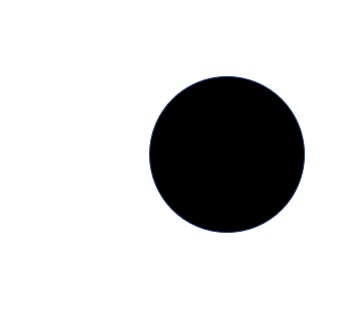
//> input picture input/a.jpg, 356 x 311 px
$ ./main   (built with g++ and OpenCV 4)
//> lines starting //> are read from the running program, lines starting //| are printed output that depends on the picture; after the words box and inside, x2 and y2 are one past the last pixel; in counts of white or black regions, pixels touching at a corner belong together
#include <opencv2/opencv.hpp>
#include <iostream>


using namespace cv;
using namespace std;

typedef struct {
	int row;
	int col;
} Dot;

typedef struct {
	Dot upside;
	Dot leftside;
} SideDetect;

Mat grayscaling(Mat input, int height, int width) {
	Mat img_grayscale(height, width, CV_8UC1);

	//grayscaling
	for (int y = 0; y < height; y++) {

		uchar* pointer_input = input.ptr<uchar>(y);
		uchar* pointer_ouput = img_grayscale.ptr<uchar>(y);
		for (int x = 0; x < width; x++) {

			// 컬러영상의 경우 픽셀값 읽어오기
			uchar b = pointer_input[x * 3 + 0];
			uchar g = pointer_input[x * 3 + 1];
			uchar r = pointer_input[x * 3 + 2];

			//그레이스케일의 경우 픽셀값 저장하기
			pointer_ouput[x] = (r + g + b) / 3.0;
		}
	}
	return img_grayscale;
}

Mat binarycaling(Mat input, int height, int width) {
	Mat img_binaryscale(height, width, CV_8UC1);
	int threshold = 128;
	int intensity;

	for (int y = 0; y < height; y++) {
		for (int x = 0; x < width; x++) {
			intensity = input.at<uchar>(y, x);

			if (intensity > threshold) {
				img_binaryscale.at<uchar>(y, x) = uchar(255);
			}
			else {
				img_binaryscale.at<uchar>(y, x) = uchar(0);
			}
		}
	}

	return img_binaryscale;
}

SideDetect findsidepoints(Mat img_binaryscale, int height, int width) {

	SideDetect tempSidePoints;
		//upsideXY
	bool upsideDetect = false;
	int upsideX = 0;
	int upsideY = 0;
	int i, j;
	int intensity;

	for (i = 0; i < height; i++) {
		for (j = 0; j < width; j++) {
			intensity = img_binaryscale.at<uchar>(i, j);
			if (intensity == 0) {
				upsideY = i;
				upsideX = j;
				upsideDetect = true;
			//	printf("intensity(%d, %d) is %d\n", upsideX, upsideY, intensity);
			}
			if (upsideDetect) {
				break;
			}
		}
		if (upsideDetect) {
			break;
		}

	}

	//leftsideXY
	bool leftsideDetect = false;
	int leftsideX = 0;
	int leftsideY = 0;
	int k, l;

	for (k = 0; k < width; k++) {
		for (l = 0; l < height; l++) {
			intensity = img_binaryscale.at<uchar>(l, k);
			if (intensity == 0) {
				leftsideY = l;
				leftsideX = k;
				leftsideDetect = true;
			//	printf("intensity(%d, %d) is %d\n", leftsideX, leftsideY, intensity);
			}
			if (leftsideDetect) {
				break;
			}
		}
		if (leftsideDetect) {
			break;
		}

	}
	tempSidePoints.upside.row = upsideY;
	tempSidePoints.upside.col = upsideX;
	tempSidePoints.leftside.row = leftsideY;
	tempSidePoints.leftside.col = leftsideX;

	return tempSidePoints;
}

void distinguish (Mat img_binaryscale, int height, SideDetect sidepoints) {
	SideDetect mid;
	Dot real_mid;

	mid.upside.col = (sidepoints.upside.col + sidepoints.leftside.col) / 2;
	//printf("up : %d \n", sidepoints.upside.col);
	//printf("left : %d \n", sidepoints.leftside.col);
	//printf("mid : %d \n", mid.upside.col);
	mid.upside.row = (sidepoints.upside.row + sidepoints.leftside.row) / 2;

	int testY = 0;
	bool shapeDetect = false;
	for (testY; testY < height; testY++) {
		int intensity = img_binaryscale.at<uchar>(testY, mid.upside.col);
		if (intensity == 0) {
			shapeDetect = true;
		//	printf("testY is %d\n", testY);
		//	printf("%d\n", mid.upside.row);
		}
		if (shapeDetect) break;
	}

	if (abs(testY - mid.upside.row) < 4) {
		printf("Triangle \n");
	}
	else {
		printf("Circle \n");
	}
}

int main()
{

	String srcImageName_a = "C:\\input\\a.jpg";
	String srcImageName_b = "C:\\input\\b.jpg";
	String srcImageName_c = "C:\\input\\c.jpg";
	String srcImageName_d = "C:\\input\\d.jpg";

	Mat img_color_a = imread(srcImageName_a, IMREAD_COLOR);
//> img_color_a is the input picture: 311 rows x 356 cols, CV_8UC3; mean B, G, R 211.3, 211.1, 211
	int height_a = img_color_a.rows;
//> height_a = 311
	int width_a = img_color_a.cols;
//> width_a = 356
	Mat img_color_b = imread(srcImageName_b, IMREAD_COLOR);
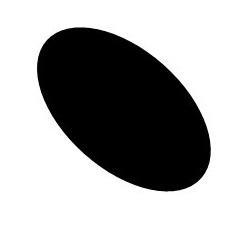
//> input picture input/b.jpg, 237 x 227 px
//> img_color_b is the input picture: 227 rows x 237 cols, CV_8UC3; min 0, max 255, mean 163.2
	int height_b = img_color_b.rows;
//> height_b = 227
	int width_b = img_color_b.cols;
//> width_b = 237
	Mat img_color_c = imread(srcImageName_c, IMREAD_COLOR);
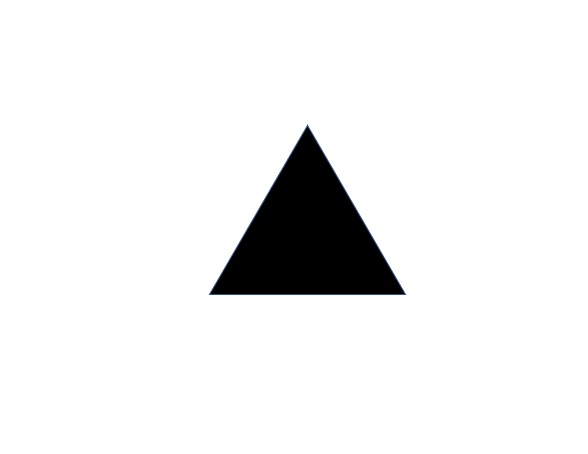
//> input picture input/c.jpg, 588 x 454 px
//> img_color_c is the input picture: 454 rows x 588 cols, CV_8UC3; mean B, G, R 239.2, 239.1, 239
	int height_c = img_color_c.rows;
//> height_c = 454
	int width_c = img_color_c.cols;
//> width_c = 588
	Mat img_color_d = imread(srcImageName_d, IMREAD_COLOR);
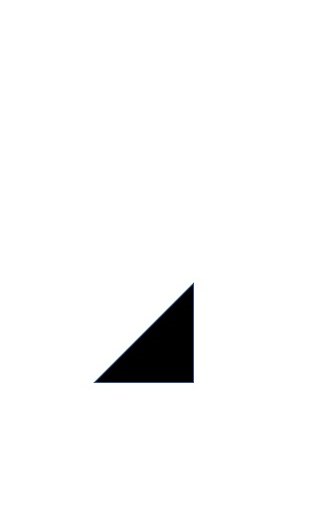
//> input picture input/d.jpg, 333 x 518 px
//> img_color_d is the input picture: 518 rows x 333 cols, CV_8UC3; mean B, G, R 247.7, 247.7, 247.6
	int height_d = img_color_d.rows;
//> height_d = 518
	int width_d = img_color_d.cols;
//> width_d = 333

	printf("Enter image :\n");
	cout << srcImageName_a << endl;
	cout << srcImageName_b << endl;
	cout << srcImageName_c << endl;
	cout << srcImageName_d << endl;
	printf("\n");

	Mat img_grayscale_a = grayscaling(img_color_a, height_a, width_a);
	Mat img_grayscale_b = grayscaling(img_color_b, height_b, width_b);
	Mat img_grayscale_c = grayscaling(img_color_c, height_c, width_c);
	Mat img_grayscale_d = grayscaling(img_color_d, height_d, width_d);

	Mat img_binaryscale_a = binarycaling(img_grayscale_a, height_a, width_a);
//> after the loop in binarycaling, `for (int y = 0; y < height; y++)`:
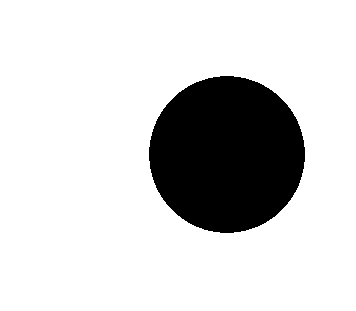
//> img_binaryscale: 311 rows x 356 cols, CV_8UC1; 82.7% white; 1 black region, box (x1, y1, x2, y2) and area: (149, 76, 305, 233) 19142
//> after the loop in binarycaling, `for (int y = 0; y < height; y++)`: intensity = 255
	Mat img_binaryscale_b = binarycaling(img_grayscale_b, height_b, width_b);
//> call 2 of binarycaling, with height = 227, width = 237
//> after the loop in binarycaling (call 2), `for (int y = 0; y < height; y++)`:
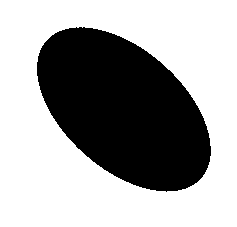
//> img_binaryscale: 227 rows x 237 cols, CV_8UC1; 64% white; 1 black region, box (x1, y1, x2, y2) and area: (37, 27, 211, 192) 19373
	Mat img_binaryscale_c = binarycaling(img_grayscale_c, height_c, width_c);
//> call 3 of binarycaling, with height = 454, width = 588
//> after the loop in binarycaling (call 3), `for (int y = 0; y < height; y++)`:
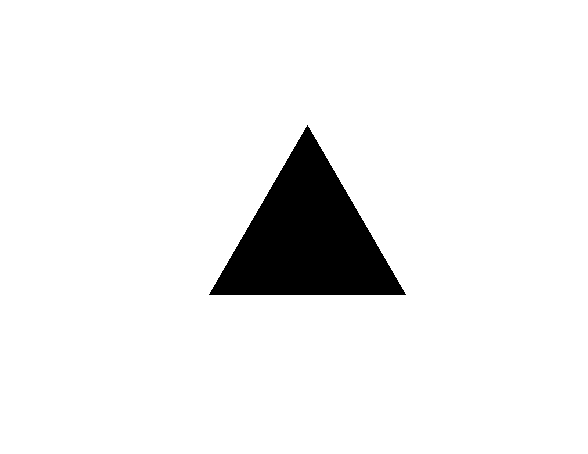
//> img_binaryscale: 454 rows x 588 cols, CV_8UC1; 93.7% white; 1 black region, box (x1, y1, x2, y2) and area: (209, 125, 406, 295) 16782
	Mat img_binaryscale_d = binarycaling(img_grayscale_d, height_d, width_d);
//> call 4 of binarycaling, with height = 518, width = 333
//> after the loop in binarycaling (call 4), `for (int y = 0; y < height; y++)`:
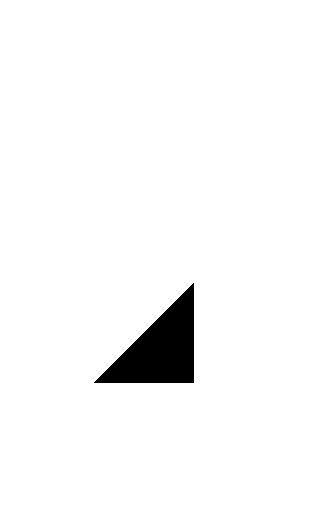
//> img_binaryscale: 518 rows x 333 cols, CV_8UC1; 97.1% white; 1 black region, box (x1, y1, x2, y2) and area: (94, 283, 194, 383) 5050

	//printf("IMP is done\n");
	//printf("height is %d \n", height_a);
	//printf("width is %d \n", width_a);

	SideDetect sideDetect_a = findsidepoints(img_binaryscale_a,height_a,width_a);
//> after the loop in findsidepoints, `for (i = 0; i < height; i++)`: intensity = 0; upsideY = 76; upsideX = 220; upsideDetect = true
	SideDetect sideDetect_b = findsidepoints(img_binaryscale_b, height_b, width_b);
	SideDetect sideDetect_c = findsidepoints(img_binaryscale_c, height_c, width_c);
	SideDetect sideDetect_d = findsidepoints(img_binaryscale_d, height_d, width_d);


	printf("Result :\n");
	distinguish(img_binaryscale_a, height_a, sideDetect_a);
	distinguish(img_binaryscale_b, height_b, sideDetect_b);
	distinguish(img_binaryscale_c, height_c, sideDetect_c);
	distinguish(img_binaryscale_d, height_d, sideDetect_d);
	printf("\n");


	//imshow("color", img_color_a);
	//imshow("grayscale", img_grayscale_a);
	//imshow("binaryscale", img_binaryscale_a);

	waitKey(0);


	return 0;
}
